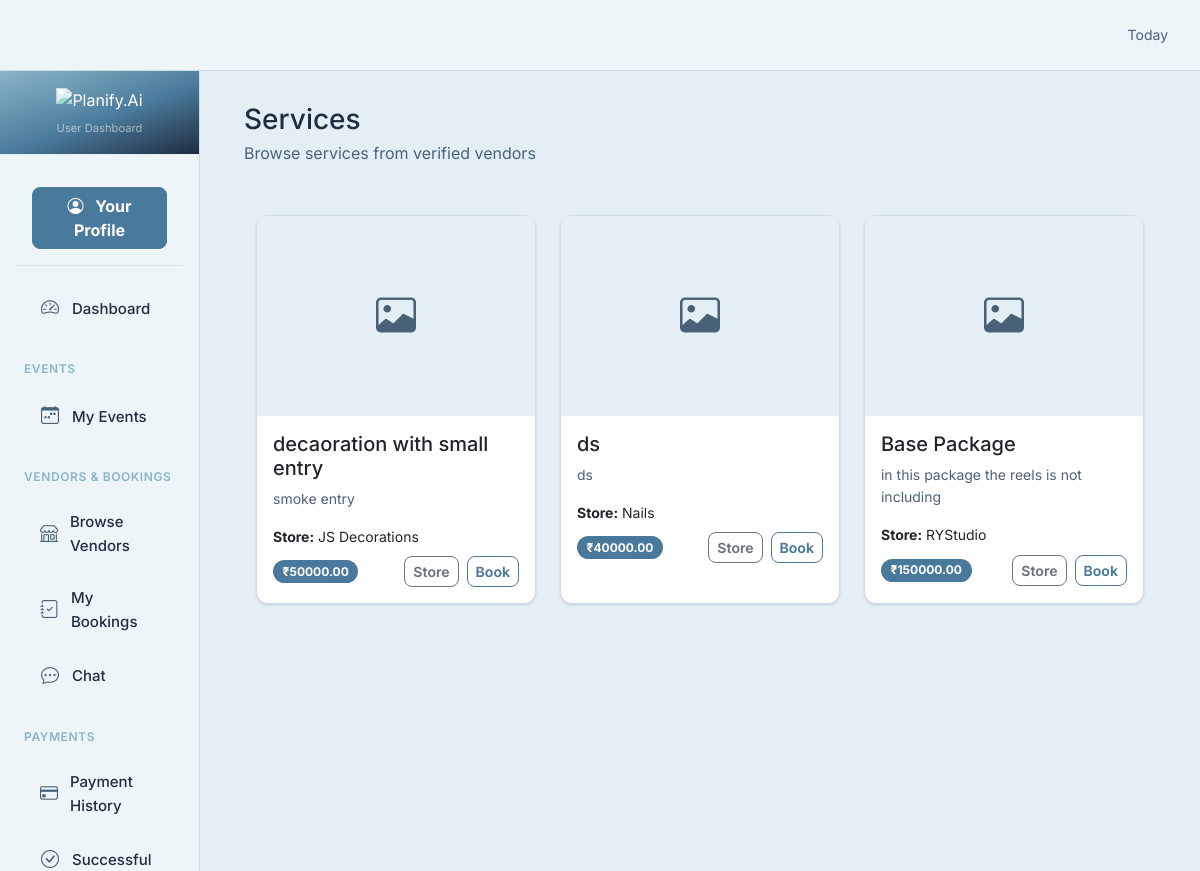
The app's page /user/services/ (signed in) with its own data.
### vendor/models.py (models this page shows, shortened)
class Service(models.Model):
    store = models.ForeignKey(Store, on_delete=models.CASCADE, related_name='services')
    name = models.CharField(max_length=200)
    description = models.TextField()
    price = models.DecimalField(max_digits=10, decimal_places=2)
    image = models.ImageField(upload_to='service_images/', null=True, blank=True)
    is_active = models.BooleanField(default=True)
    created_at = models.DateTimeField(auto_now_add=True)
    updated_at = models.DateTimeField(auto_now=True)

class Store(models.Model):
    vendor = models.ForeignKey(User, on_delete=models.CASCADE, limit_choices_to={'role__name__iexact': 'vendor'})
    store_name = models.CharField(max_length=200)
    description = models.TextField()
    phone = models.CharField(max_length=20, null=True, blank=True)
    category = models.ForeignKey(category, on_delete=models.CASCADE)
    address = models.TextField()
    city = models.CharField(max_length=100)
    price_start = models.DecimalField(max_digits=10, decimal_places=2)
    profile_image = models.ImageField(upload_to='store_images/', null=True, blank=True)
    created_at = models.DateTimeField(auto_now_add=True)
    updated_at = models.DateTimeField(auto_now=True)
    status = models.BooleanField(default=True)  # active/inactive

### user/views.py (the view)
    def wrapper(request, *args, **kwargs):
        user_id = request.session.get('user_id')
        if not user_id:
            return redirect('/login/')
        try:
            User.objects.get(id=user_id)
        except User.DoesNotExist:
            request.session.flush()
            return redirect('/login/')
        return view_func(request, *args, **kwargs)

### event/context_processors.py (called while the page is built, shortened)
def global_app_info(request):
    return {
        'APP_NAME': 'Planify.Ai',
        'APP_LOGO_TEXT': 'PA',                 # Text logo (initials)
        'APP_LOGO_IMAGE': '/static/images/planify_logo.png',   # Image logo (inside static/)
    }

def vendor_stores(request):
    try:
        from vendor.models import Store
        stores = Store.objects.filter(status=True).order_by('store_name')
    except Exception:
        stores = []
    return {
        'all_stores': stores
    }

def vendor_is_photographer(request):
    try:
        user_id = request.session.get('user_id')
        role = request.session.get('role')
    except Exception:
        pass
    return {'is_photographer': False}

def admin_pending_counts(request):
    try:
        role = request.session.get('role')
        if role == 'admin':
            from account.models import User
            pending_vendors = User.objects.filter(
                role__name__iexact='vendor', is_active=False
            ).count()
            return {'admin_pending_vendors': pending_vendors}
    except Exception:
        pass
    return {'admin_pending_vendors': 0}

### user/views.py (called while the page is built)
def user_required(view_func):
    def wrapper(request, *args, **kwargs):
        user_id = request.session.get('user_id')
        if not user_id:
            return redirect('/login/')
        try:
            User.objects.get(id=user_id)
        except User.DoesNotExist:
            request.session.flush()
            return redirect('/login/')
        return view_func(request, *args, **kwargs)
    return wrapper

@user_required
def services_list(request):
    user_id = request.session.get('user_id')
    user = User.objects.get(id=user_id)
    services = Service.objects.filter(is_active=True).select_related('store')
    return render(request, 'user/services_list.html', {
        'services': services,
        'user': user,
    })

### template/user/services_list.html (shortened to what this page needs)
{% extends "user/base.html" %}
{% block content %}
<div class="d-flex justify-content-between align-items-center mb-4">
    <div>
        <h3 class="mb-1">Services</h3>
        <p class="text-muted mb-0">Browse services from verified vendors</p>
    </div>
</div>
<div class="row g-4">
    {% if services %}
        {% for service in services %}
        <div class="col-md-6 col-lg-4">
            <div class="card h-100">
                {% if service.image %}
                <img src="{{ service.image.url }}" class="card-img-top" alt="{{ service.name }}" style="height: 200px; object-fit: cover;">
                {% else %}
                <div class="card-img-top bg-light d-flex align-items-center justify-content-center" style="height: 200px;">
                    <i class="bi bi-image fs-1 text-muted"></i>
                </div>
                {% endif %}
                <div class="card-body">
                    <h5 class="card-title">{{ service.name }}</h5>
                    <p class="card-text text-muted small">{{ service.description|truncatewords:20 }}</p>
                    <p class="mb-2 small"><strong>Store:</strong> {{ service.store.store_name }}</p>
                    <div class="d-flex justify-content-between align-items-center">
                        <span class="badge bg-primary">₹{{ service.price }}</span>
                        <div class="d-flex gap-2">
                            <a href="{% url 'user:store_detail' service.store.id %}" class="btn btn-sm btn-outline-secondary">Store</a>
                            <a href="{% url 'user:store_detail' service.store.id %}?service={{ service.id }}#book" class="btn btn-sm btn-outline-primary">Book</a>
                        </div>
                    </div>
                </div>
            </div>
        </div>
        {% endfor %}
    {% endif %}
</div>
{% endblock %}

### static/css/app.css (style rules this page uses)
:root { --primary: #4A7A9B; --primary-light: #ddeaf3; --primary-dark: #1E2D40; --primary-mid: #8AB4C8; --success: #2d8a5e; --success-light: #d6f0e4; --warning: #c47c1a; --warning-light: #fef3dc; --danger: #c0392b; --danger-light: #fde8e6; --info: #2471a3; --info-light: #d6eaf8; --bg-primary: #eef5f9; --bg-secondary: #e4eff5; --bg-tertiary: #d6e8f2; --text-primary: #1E2D40; --text-secondary: #4a6278; --text-light: #8AB4C8; --border: #ccdde8; --border-light: #e4eff5; --shadow-sm: 0 1px 2px rgba(30, 45, 64, 0.05); --shadow: 0 1px 3px rgba(30, 45, 64, 0.10), 0 1px 2px rgba(30, 45, 64, 0.06); --shadow-md: 0 8px 20px rgba(30, 45, 64, 0.10); --radius: 12px; --radius-sm: 10px; }
* { box-sizing: border-box; }
body { font-family: 'Inter', -apple-system, BlinkMacSystemFont, 'Segoe UI', Roboto, Arial, sans-serif; background: var(--bg-secondary); color: var(--text-primary); -webkit-font-smoothing: antialiased; -moz-osx-font-smoothing: grayscale; }
.btn { border-radius: var(--radius-sm); font-weight: 650; }
.btn-outline-primary { border-color: var(--primary); color: var(--primary); }
.badge { border-radius: 999px; font-weight: 700; padding: .35rem .6rem; }
.bg-primary { background-color: var(--primary) !important; }
.bg-light { background-color: var(--bg-secondary) !important; }
.text-muted { color: var(--text-secondary) !important; }
.card { border-color: var(--border) !important; }

### static/css/user.css (style rules this page uses)
:root { --primary: #4A7A9B; --primary-light: #ddeaf3; --primary-dark: #1E2D40; --primary-mid: #8AB4C8; --success: #2d8a5e; --success-light: #d6f0e4; --warning: #c47c1a; --warning-light: #fef3dc; --danger: #c0392b; --danger-light: #fde8e6; --info: #2471a3; --info-light: #d6eaf8; --bg-primary: #eef5f9; --bg-secondary: #e4eff5; --bg-tertiary: #d6e8f2; --text-primary: #1E2D40; --text-secondary: #4a6278; --text-light: #8AB4C8; --border: #ccdde8; --border-light: #e4eff5; --shadow-sm: 0 1px 2px rgba(30, 45, 64, 0.05); --shadow: 0 1px 3px rgba(30, 45, 64, 0.10), 0 1px 2px rgba(30, 45, 64, 0.06); --shadow-md: 0 4px 16px rgba(30, 45, 64, 0.10); --shadow-lg: 0 10px 30px rgba(30, 45, 64, 0.13); --radius: 12px; --radius-sm: 8px; --radius-lg: 16px; }
body { font-family: 'Inter', -apple-system, BlinkMacSystemFont, 'Segoe UI', Roboto, sans-serif; background: var(--bg-secondary); color: var(--text-primary); line-height: 1.6; }
html, body { margin: 0; padding: 0; height: 100%; }
.container-fluid, .row, .dashboard-header { margin: 0 !important; padding: 0 !important; }
.card { border: 1px solid var(--border); border-radius: var(--radius); box-shadow: var(--shadow); }
.bg-primary { background-color: var(--primary) !important; }
.bg-light { background-color: var(--bg-secondary) !important; }
.text-muted { color: var(--text-secondary) !important; }
.btn-outline-primary { color: var(--primary) !important; border-color: var(--primary) !important; }

### records on screen
Service: name "decaoration with small entry", description "smoke entry", store.store_name "JS Decorations", price "50000.00"
Service: name "ds", description "ds", store.store_name "Nails", price "40000.00"
Service: name "Base Package", description "in this package the reels is not including", store.store_name "RYStudio", price "150000.00"
